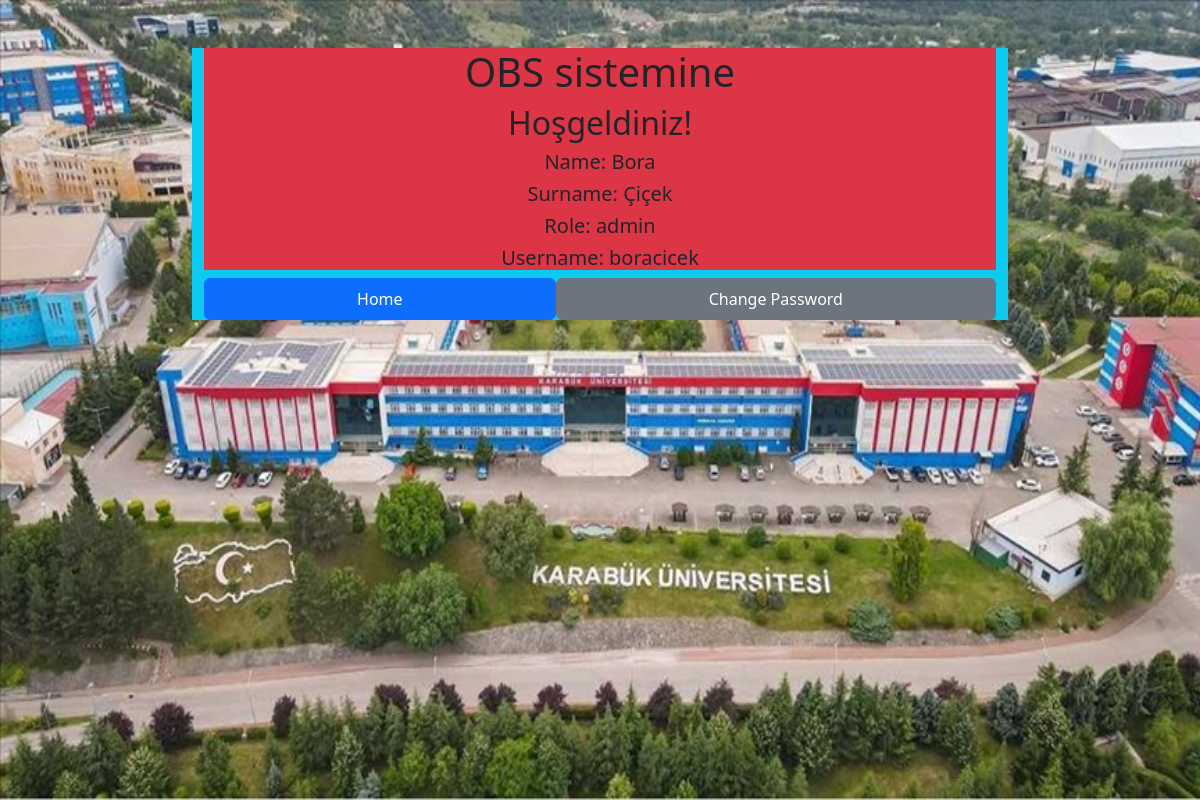
The app's page /profile.php (signed in) with its own data.
### tables this page shows
CREATE TABLE `t_users` (
  `id` int(11) NOT NULL,
  `name` varchar(255) DEFAULT NULL,
  `surname` varchar(255) DEFAULT NULL,
  `username` varchar(255) NOT NULL,
  `password` text NOT NULL,
  `role` varchar(10) NOT NULL,
  `created_at` timestamp NOT NULL DEFAULT current_timestamp() ON UPDATE current_timestamp()
);

### dbconnect.php (called while the page is built, shortened)
<?php
$sName = "db";
$uName = "admin";
$pass = "admin";
$db_name = "obsdb";
try {
    $conn = new PDO("mysql:host=$sName;dbname=$db_name", $uName, $pass);
    $conn->setAttribute(PDO::ATTR_ERRMODE, PDO::ERRMODE_EXCEPTION);
    } catch(PDOException $e) {
    echo "Connection failed: " . $e->getMessage();
exit;
    }
    $usersTable = "t_users";
	$obsdb = $conn->prepare("SELECT * FROM $usersTable ORDER BY id DESC");
	$obsdb->execute();
	$users = $obsdb->fetchAll(PDO::FETCH_ASSOC);
    ?>

### profile.php (the view, shortened to what this page needs)
<?php
include "dbconnect.php";
if (isset($_SESSION['id']) && isset($_SESSION['role'])) {
    $usersTable = "t_users";
	$obsdb = $conn->prepare("SELECT * FROM $usersTable ORDER BY id DESC");
	$obsdb->execute();
	$users = $obsdb->fetchAll(PDO::FETCH_ASSOC);
?>
<!DOCTYPE html>
<html lang="en">
<head>
    <link rel="stylesheet" href="CSS/style.css">
    <link href="https://cdn.jsdelivr.net/npm/bootstrap@5.3.2/dist/css/bootstrap.min.css" rel="stylesheet">
</head>
<body>
    <div class="container-plus">
        <div class="row d-flex justify-content-center align-items-center flex-column">
            <div class="col-md-8 bg-info mt-5">
                <div class="text-center bg-danger">
                    <h1>OBS sistemine</h1>
                    <h2>Hoşgeldiniz!</h2>
                    <?php
                    foreach($users as $user){
                    if($_SESSION['id']===$user["id"]){
                    ?>
                    <h5>Name: <?php echo $user["name"]; ?></h5>
                    <h5>Surname: <?php echo $user["surname"]; ?></h5>
                    <h5>Role: <?php echo $user["role"]; ?></h5>
                    <h5>Username: <?php echo $user["username"]; ?></h5>
                    <?php
                    }
                    }
                    ?>
                </div>
                <div class="d-flex">
                <a class="btn btn-primary p-2 flex-fill" href="home.php" role="button">Home</a>
                <a class="btn btn-secondary p-2 flex-fill" href="changepassword.php" role="button">Change Password</a>
                </div>
            </div>
        </div>
    </div>
</body>
</html>
<?php } else {
    header("Location: login.php");
    exit;
} ?>

### CSS/style.css (style rules this page uses)
* { margin:0; padding:0; }
.container-plus { background:url(../img/image.jpg); height: 100vh; background-size: 100% 100%; }

### records on screen
t_users: name "Bora", surname "Çiçek", role "admin", username "boracicek"
